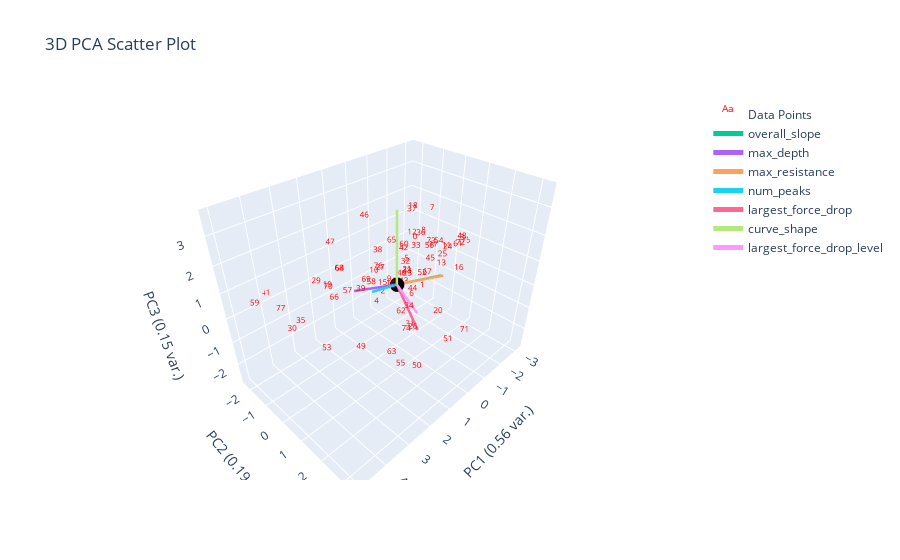

Notebook code cell kept with this figure:
### Code cell
def find_marions_labels_feature_means(marions_features_df: pd.DataFrame) -> pd.DataFrame:
    meta_data_cols = ['filenames', 'feifeis_ylabels', 'liams_ylabels', 'distances']
    marions_features_df = marions_features_df.drop(meta_data_cols, axis=1)
    marions_labels_mean_df = pd.DataFrame(columns=marions_features_df.columns)
    for label_num, label_name in enumerate(uniques):
        label_features = marions_features_df[marions_features_df['encoded'] == label_num]
        mean_series = label_features.drop(['encoded', 'marions_ylabels'], axis=1).mean(axis=0) # drop cols for mean calculation
        label_features_mean_df = pd.DataFrame([mean_series], columns=marions_features_df.columns)
        label_features_mean_df['marions_ylabels'] = label_name
        label_features_mean_df['encoded'] = label_num
        marions_labels_mean_df = pd.concat([marions_labels_mean_df, label_features_mean_df], axis=0)
    return marions_labels_mean_df.reset_index().drop('index', axis=1)

marions_labels_mean_df = find_marions_labels_feature_means(marions_features_df)

def euclidean_distance(x: pd.DataFrame, y: pd.DataFrame) -> float:
    inner_sum = 0
    for idx in range(len(x)):
        inner_sum += (y.iloc[idx] - x.iloc[idx])**2
    return math.sqrt(inner_sum)

psuedo_labeled_features_df = clustering_features_df.copy()
for i, depth_res_curve in psuedo_labeled_features_df.iterrows():
    min_distance = float('inf')
    min_distance_label = ''
    for j, marions_label_mean in marions_features_df.iterrows():
        curve_to_label_mean_distance = euclidean_distance(depth_res_curve, marions_label_mean)
        if curve_to_label_mean_distance < min_distance:
            min_distance = curve_to_label_mean_distance
            min_distance_label = marions_label_mean['marions_ylabels']
    psuedo_labeled_features_df['marions_pseudo_labels'] = min_distance_label

print(f'psuedo_labeled_features_df: {psuedo_labeled_features_df}')

psuedo_labeled_features_df['encoded'], uniques = pd.factorize(psuedo_labeled_features_df['marions_pseudo_labels'])
plotting.plot_pca(clustering_features_df, psuedo_labeled_features_df['encoded'], 3, graph_title='marions_psuedo_labels')

### Figure 1 — Plotly figure (JSON) as saved in the notebook; plotly's stock layout.template omitted (floating-point values rounded to 4 significant figures)
{"data": [{"mode": "text", "name": "Data Points", "text": ["0", "1", "2", "3", "4", "5", "6", "7", "8", "9", "10", "11", "12", "13", "14", "15", "16", "17", "18", "19", "20", "21", "22", "23", "24", "25", "26", "27", "28", "29", "30", "31", "32", "33", "34", "35", "36", "37", "38", "39", "40", "41", "42", "43", "44", "45", "46", "47", "48", "49", "50", "51", "52", "53", "54", "55", "56", "57", "58", "59", "60", "61", "62", "63", "64", "65", "66", "67", "68", "69", "70", "71", "72", "73", "74", "75", "76", "77"], "textfont": {"color": ["red", "red", "red", "red", "red", "red", "red", "red", "red", "red", "red", "red", "red", "red", "red", "red", "red", "red", "red", "red", "red", "red", "red", "red", "red", "red", "red", "red", "red", "red", "red", "red", "red", "red", "red", "red", "red", "red", "red", "red", "red", "red", "red", "red", "red", "red", "red", "red", "red", "red", "red", "red", "red", "red", "red", "red", "red", "red", "red", "red", "red", "red", "red", "red", "red", "red", "red", "red", "red", "red", "red", "red", "red", "red", "red", "red", "red", "red"], "size": 8}, "type": "scatter3d", "x": [-1.384, -0.9617, 0.116, -2.997, 2.252, -1.153, -1.401, -1.881, -1.661, -0.3491, -0.1394, -2.456, -1.297, -2.364, 1.935, -0.3693, -1.887, -2.014, -1.281, 1.583, -0.8553, -0.7825, -0.2737, -0.7862, -2.529, -1.566, 1.222, 0.5107, -0.5223, 2.107, 4.807, 0.8845, -1.11, -1.44, 1.661, 3.884, -1.583, -1.238, -0.1971, 2.117, -1.031, 3.946, -1.038, -0.1342, 1.511, -1.948, 2.439, 1.708, -2.974, 3.24, 1.021, 1.219, -1.706, 3.336, -2.249, 1.591, -1.889, 0.9545, 0.1123, 5.007, -1.045, -2.855, -1.03, 1.838, 1.371, 0.2798, 2.754, -1.878, 1.472, 0.287, 1.856, 0.07084, -2.954, -1.932, 1.336, -3.156, -0.1587, 4.028], "y": [-0.4326, 0.3681, -0.6053, 0.5285, 1.317, -0.6009, -0.5059, -0.1065, -0.2683, -0.7427, -1.333, 0.2167, -0.4975, 0.1403, 1.609, -1.103, 1.304, -0.04116, -0.4794, -2.027, 1.291, -0.2729, -0.2657, -0.2147, 0.2484, 0.751, 1.9, -0.331, -0.002087, -1.968, 0.604, 1.45, -0.6211, -0.4153, 2.105, -0.4227, -0.3262, -0.5025, -1.186, 0.4541, -0.7413, -2.325, -0.6712, 0.2028, 2.084, -0.1089, 1.095, -1.491, 0.5329, 1.655, 1.987, 3.286, -0.267, 0.03586, 0.02436, 1.746, -0.1325, -1.662, -1.236, -0.9546, -0.6576, 0.4405, -0.7227, 1.561, -1.494, -0.0005907, -0.1006, -0.161, -1.401, -1.332, -1.625, 3.089, 0.5091, -0.1019, 1.725, 0.6192, -1.131, -1.288], "z": [0.7885, -0.7765, -1.004, 0.4935, 0.7645, -0.1223, -1.878, 1.908, 1.021, -0.7509, -0.5365, 0.2395, 0.9907, -0.5517, 1.421, -1.112, 0.007296, 0.3721, 2.065, -0.687, -1.414, -0.2907, -0.5662, -0.4392, 0.1569, 0.484, -0.5275, 0.376, -0.1083, -0.2245, 0.8107, -0.8931, -0.2485, 0.4036, 0.69, -0.07166, 0.9206, 1.948, 0.4091, 0.703, -0.8203, 0.03064, 0.3588, -0.2563, 1.253, -0.252, 3.624, 1.414, 0.5648, -0.2106, -2.383, -0.1636, -0.888, -1.302, 0.4525, -2.034, 0.3284, -1.096, -0.9024, 0.9481, 0.5181, 0.2295, -2.691, -1.457, 0.1914, 1.515, 0.407, -0.8832, 0.2923, -0.747, -0.43, -0.6322, 0.2803, 0.5239, -0.6501, 0.3455, -0.257, 0.006694]}, {"marker": {"color": "black", "size": 5}, "mode": "markers", "name": "Origin", "showlegend": false, "type": "scatter3d", "x": [0], "y": [0], "z": [0]}, {"line": {"width": 5}, "mode": "lines+text", "name": "overall_slope", "textposition": "top center", "type": "scatter3d", "x": [0, -1.395], "y": [0, 0.8657], "z": [0, 0.1397]}, {"line": {"width": 5}, "mode": "lines+text", "name": "max_depth", "textposition": "top center", "type": "scatter3d", "x": [0, 1.398], "y": [0, -0.7057], "z": [0, 0.06372]}, {"line": {"width": 5}, "mode": "lines+text", "name": "max_resistance", "textposition": "top center", "type": "scatter3d", "x": [0, -1.317], "y": [0, 1.013], "z": [0, 0.2419]}, {"line": {"width": 5}, "mode": "lines+text", "name": "num_peaks", "textposition": "top center", "type": "scatter3d", "x": [0, 1.264], "y": [0, 0.06835], "z": [0, 0.3507]}, {"line": {"width": 5}, "mode": "lines+text", "name": "largest_force_drop", "textposition": "top center", "type": "scatter3d", "x": [0, 0.9168], "y": [0, 1.843], "z": [0, -0.4571]}, {"line": {"width": 5}, "mode": "lines+text", "name": "curve_shape", "textposition": "top center", "type": "scatter3d", "x": [0, 0.05315], "y": [0, 0.0112], "z": [0, 2.919]}, {"line": {"width": 5}, "mode": "lines+text", "name": "largest_force_drop_level", "textposition": "top center", "type": "scatter3d", "x": [0, 0.9612], "y": [0, 1.823], "z": [0, 0.2549]}], "layout": {"autosize": true, "scene": {"xaxis": {"title": {"text": "PC1 (0.56 var.)"}}, "yaxis": {"title": {"text": "PC2 (0.19 var.)"}}, "zaxis": {"title": {"text": "PC3 (0.15 var.)"}}}, "title": {"text": "3D PCA Scatter Plot"}}}
